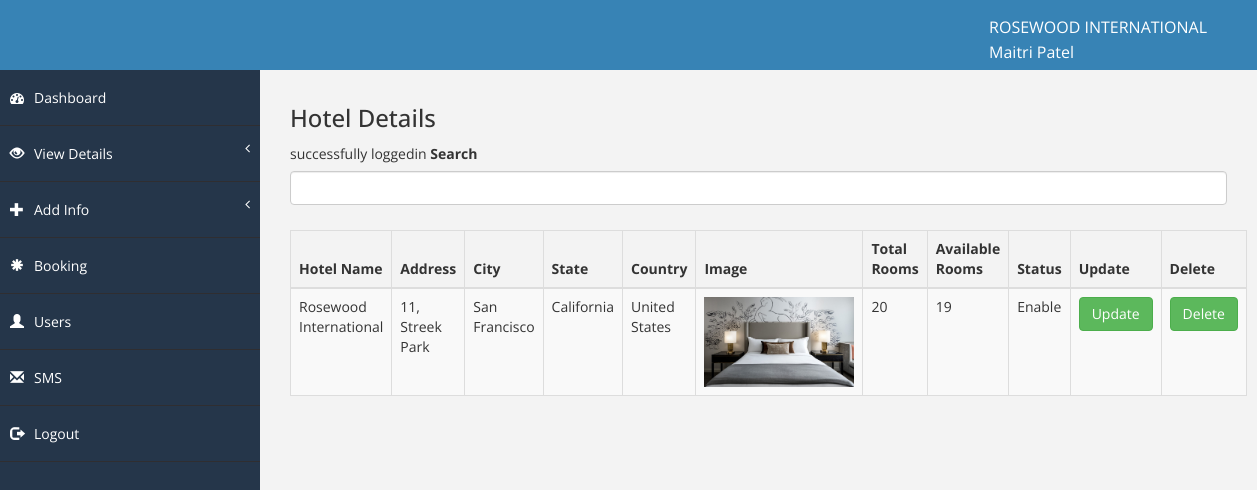
The app's page /admin/viewhotel.php (signed in) with its own data.
### tables this page shows
CREATE TABLE IF NOT EXISTS `employee` (
  `emp_id` int(20) NOT NULL,
  `first_name` varchar(25) NOT NULL,
  `last_name` varchar(25) NOT NULL,
  `address` text NOT NULL,
  `city` varchar(50) NOT NULL,
  `state` varchar(50) NOT NULL,
  `country` varchar(50) NOT NULL,
  `dob` date NOT NULL,
  `gender` varchar(50) NOT NULL,
  `maritial_status` varchar(50) NOT NULL,
  `mobile_no` bigint(50) NOT NULL,
  `designation` varchar(50) NOT NULL,
  `salary` varchar(20) NOT NULL,
  `branch_city` varchar(50) NOT NULL,
  `email` varchar(50) NOT NULL,
  `u_name` varchar(50) NOT NULL,
  `password` varchar(50) NOT NULL,
  `join_date` date NOT NULL,
  `status` varchar(20) NOT NULL
);

CREATE TABLE IF NOT EXISTS `hotels` (
  `hotel_id` bigint(20) NOT NULL,
  `hotel_name` varchar(50) NOT NULL,
  `address` text NOT NULL,
  `city` varchar(50) NOT NULL,
  `state` varchar(50) NOT NULL,
  `country` varchar(50) NOT NULL,
  `hotel_image` varchar(100) NOT NULL,
  `hotel_status` varchar(50) NOT NULL
);

### admin/function.php (called while the page is built, shortened)
<?php
function connection(){
    try{
        $con = mysqli_connect("localhost","root","mysql","hoteldb");
    }catch(Exception $e){
        echo $e->getMessage();
    }
    return $con;
}
function selectbyusername($u_name){
    try {
        $con = connection();
        $selectalldata = "SELECT * from employee where u_name='".$u_name."'";
        $result = mysqli_query($con, $selectalldata);
        $row = mysqli_fetch_array($result,MYSQLI_ASSOC);
    } catch (Exception $e) {
        echo 'Message: ' .$e->getMessage();
    }
    return $row;
}
function selectalldataby($table){
    try {
        $con = connection();
        $selectalldata = "SELECT * from $table";
        $result = mysqli_query($con, $selectalldata);
        $row = mysqli_fetch_all($result,MYSQLI_ASSOC);
    } catch (Exception $e) {
        echo 'Message: ' .$e->getMessage();
    }
    return $row;
}
function findtotalrooms($table,$hotel_id){
    try {
        $con = connection();
        $selectalldata = "SELECT count(*) As 'totalroom' from $table WHERE hotel_id = {$hotel_id}";
        $result = mysqli_query($con, $selectalldata);
        $row = mysqli_fetch_array($result,MYSQLI_ASSOC);
    } catch (Exception $e) {
        echo 'Message: ' .$e->getMessage();
    }
    return $row;
}
function findavilrooms($table,$hotel_id){
    try {
        $con = connection();
        $selectalldata = "SELECT count(*) As 'availroom' from $table WHERE hotel_id = {$hotel_id} AND booking_status <> 1";
        $result = mysqli_query($con, $selectalldata);
        $row = mysqli_fetch_array($result,MYSQLI_ASSOC);
    } catch (Exception $e) {
        echo 'Message: ' .$e->getMessage();
    }
    return $row;
}

### admin/viewhotel.php (the view, shortened to what this page needs)
<?PHP
include('header.php');
$hoteldata = selectalldataby("hotels");
?>
<div id="page-wrapper">
    <h3>Hotel Details</h3>
    <?php
    if (!empty($_SESSION['error'])) {
        echo $_SESSION['error'];
    }
    ?> <label>Search</label>
    <input id="search" type="text" class="form-control" name="field">
    <br>
        <table class="table table-striped table-bordered table-hover">
            <thead>
            <tr>
                <th>Hotel Name</th>
                <th>Address</th>
                <th>City</th>
                <th>State</th>
                <th>Country</th>
                <th>Image</th>
                <th>Total Rooms</th>
                <th>Available Rooms</th>
                <th>Status</th>
                <th>Update</th>
                <th>Delete</th>
            </tr>
            </thead>
            <tbody>
            <?php
            foreach ($hoteldata as $col => $row){
                $total_room = findtotalrooms("rooms",$row['hotel_id']);
                $avail_room = findavilrooms("rooms",$row['hotel_id']);
                ?>
                <tr>
                    <td><?php echo $row['hotel_name']; ?></td>
                    <td><?php echo $row['address']; ?></td>
                    <td><?php echo $row['city']; ?></td>
                    <td><?php echo $row['state']; ?></td>
                    <td><?php echo $row['country']; ?></td>
                    <td><img src="assets/img/<?php echo $row['hotel_image']; ?>" width="150" height="90"/></td>
                    <td><?php echo $total_room['totalroom']; ?></td>
                    <td><?php echo $avail_room['availroom']; ?></td>
                    <td><?php echo $row['hotel_status']; ?></td>
                    <td>
                        <form action="validate.php" method="post">
                            <input type="submit" class="btn btn-success" value="Update" name="updatehotels">
                        </form>
                    </td>
                    <td>
                        <form action="validate.php" method="post">
                            <input type="submit" value="Delete" name="deletehotels" class="btn btn-success">
                        </form>
                    </td>
                </tr>
                <?php
            } ?>
            </tbody>
        </table>
</div>
</div>
</body>
</html>

### admin/header.php (shortened to what this page needs)
<?php
include("function.php");
$data = selectbyusername($_SESSION['u_name']);
?>
<!DOCTYPE html>
<html xmlns="http://www.w3.org/1999/xhtml">
<head>
  <link rel="stylesheet" href="https://maxcdn.bootstrapcdn.com/bootstrap/3.3.7/css/bootstrap.min.css">
    <link href="assets/css/bootstrap.css" rel="stylesheet" />
    <link href="assets/css/font-awesome.css" rel="stylesheet" />
    <link href="assets/css/basic.css" rel="stylesheet" />
    <link href="assets/css/custom.css" rel="stylesheet" />
</head>
<body>
    <div id="wrapper">
        <nav class="navbar navbar-default navbar-cls-top " role="navigation" style="margin-bottom: 0">
            <div class="navbar-header">
<a class="navbar-brand" href="dashboard.php"></a>
            </div>
            <div class="header-right">
                ROSEWOOD INTERNATIONAL</br>
				<?php
            echo  $data['first_name'] . " ". $data['last_name'];            ?>
            </div>
        </nav>
        <nav class="navbar-default navbar-side" role="navigation">
            <div class="sidebar-collapse">
                <ul class="nav" id="main-menu">
                    <li>
                        <a class="active-menu" href="dashboard.php"><i class="fa fa-dashboard "></i>Dashboard</a>
                    </li>
                    <li>
                        <a href="#"><i class="	glyphicon glyphicon-eye-open"></i>View Details<span class="fa arrow"></span></a>
                    </li>
                    <li>
                        <a href="#"><i class="glyphicon glyphicon-plus"></i>Add Info<span class="fa arrow"></span></a>
                    </li>
                    <li>
                        <a href="viewbooking.php"><i class="glyphicon glyphicon-asterisk"></i>Booking</a>
                    </li>
                    <li>
                        <a href="viewuser.php"><i class="glyphicon glyphicon-user"></i>Users</a>
                    </li>
                    <li>
                        <a href="sms.php"><i class="glyphicon glyphicon-envelope"></i>SMS</a>
                    </li>
                    <li>
                        <a href="logout.php"><i class="glyphicon glyphicon-log-out"></i>Logout</a>
                    </li>
                </ul>
            </div>
        </nav>

### admin/assets/css/basic.css (style rules this page uses)
body { font-family: 'Open Sans', sans-serif; line-height:25px; }
#wrapper { width: 100%; background: #25364A; }
#page-wrapper { padding: 15px 15px; min-height: 600px; background: #F3F3F3; }
.navbar-cls-top .navbar-brand { color: white; background: #25364A; width: 260px; text-align: center; height: 75px; font-size: 20px; letter-spacing: 1px; font-weight: 20; padding-top: 25px; text-transform:uppercase; position: absolute; }
.header-right { color: white; padding: 15px 50px 5px 50px; float: right; font-size: 16px; }
.active-menu { background-color: #25364A!important; }
.arrow { float: right; }
.fa.arrow:before { content: "\f104"; }
.sidebar-collapse, .sidebar-collapse .nav { background: none; }
.sidebar-collapse .nav { padding: 0; }
.sidebar-collapse .nav > li > a { color: white; background: #25364A; text-shadow: none; padding: 15px 40px; border-bottom: 1px solid #2F2E31; }
.sidebar-collapse > .nav > li > a { padding: 15px 10px; }
.navbar-side { border: none; background-color: #25364A; }
.navbar-cls-top { background: #3783B5; border-bottom: none; }
.navbar-default { border: 0px solid black; }
.navbar-header { background: #25364A; }
.nav > li > a > i { margin-right: 10px; }
@media (min-width:768px) { #page-wrapper { margin: 0 0 0 260px; padding: 15px 30px; min-height: 1200px; } }
@media (min-width:768px) { .navbar-side { z-index: 1; position: absolute; width: 260px; } }
@media (min-width:768px) { .navbar { border-radius: 0px; } }

### records on screen
employee: first_name "Maitri", last_name "Patel"
hotels: hotel_name "Rosewood International", address "11, Streek Park", city "San Francisco", state "California", country "United States", hotel_image (picture), totalroom "20", availroom "19", hotel_status "Enable"

### other values on screen
$_SESSION['error'] "successfully loggedin"
